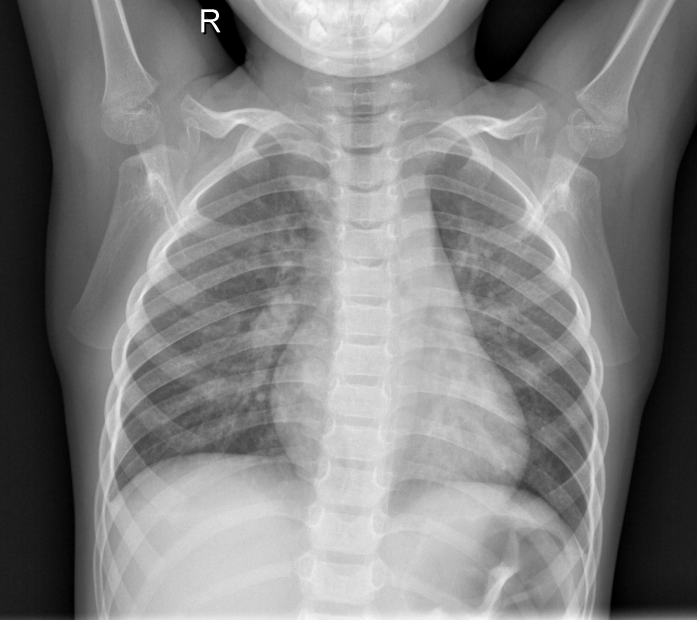
#> input picture images/normal_xray.jpeg, 2090 x 1858 px (shown at 1/3 size)
$ jupyter execute Minor_Assignment_1.ipynb
#> lines starting #> are read from the running program, lines starting #| are printed output that depends on the picture
[cell 1]
import numpy as np
import matplotlib.pyplot as plt
from skimage import io, color
from skimage.transform import resize
from collections import defaultdict
import time
import math
from scipy import ndimage

class UnionFind:
    """Union-Find data structure for component management[cite: 78]."""
    def __init__(self, num_elements):
        self.parent = np.arange(num_elements)
        self.size = np.ones(num_elements, dtype=int)
        # Tracks Int(C), the maximum weight in the component's MST
        self.max_weight = np.zeros(num_elements, dtype=float)

    def find(self, i):
        # Path compression for efficiency
        if self.parent[i] == i:
            return i
        self.parent[i] = self.find(self.parent[i])
        return self.parent[i]

    def union(self, i, j, weight):
        root_i = self.find(i)
        root_j = self.find(j)

        if root_i != root_j:
            # Merge smaller component into larger one
            if self.size[root_i] < self.size[root_j]:
                root_i, root_j = root_j, root_i

            self.parent[root_j] = root_i
            self.size[root_i] += self.size[root_j]
            # The edge causing the merge is the new maximum weight in the MST
            self.max_weight[root_i] = weight

def load_and_preprocess_image(filepath, target_size=(128, 128)):
    """Loads, converts to grayscale, and resizes the medical image"""
    img = io.imread(filepath)
    if len(img.shape) >= 3:
        img = color.rgb2gray(img)

    # Resize to prevent excessive computation time
    img_resized = resize(img, target_size, anti_aliasing=True)
    # Ensure intensity values are in [0, 255] [cite: 23]
    return (img_resized * 255).astype(np.uint8)

def build_graph(image):
    """Constructs the graph representation of the input image ."""
    m, n = image.shape
    edges = []

    # Connect 4-neighbor pixels [cite: 25]
    for i in range(m):
        for j in range(n):
            current_node = i * n + j

            # Edge to the right neighbor
            if j < n - 1:
                right_node = i * n + (j + 1)
                # w(e) = |I(i,j) - I(k,l)| [cite: 39-40]
                weight = abs(float(image[i, j]) - float(image[i, j + 1]))
                edges.append((weight, current_node, right_node))

            # Edge to the bottom neighbor
            if i < m - 1:
                bottom_node = (i + 1) * n + j
                weight = abs(float(image[i, j]) - float(image[i + 1, j]))
                edges.append((weight, current_node, bottom_node))

    return edges, m, n

def segment_image(image, k=150):
    """Applies modified Kruskal's algorithm for segmentation """
    start_time = time.time()

    edges, m, n = build_graph(image)
    num_pixels = m * n
    uf = UnionFind(num_pixels)

    # Sort edges by weight in non-decreasing order
    edges.sort(key=lambda x: x[0])

    for weight, u, v in edges:
        root_u = uf.find(u)
        root_v = uf.find(v)

        if root_u != root_v:
            # Adaptive thresholding tau(C) = k / |C|
            tau_u = k / uf.size[root_u]
            tau_v = k / uf.size[root_v]

            # Merging criterion threshold
            if weight <= min(uf.max_weight[root_u] + tau_u, uf.max_weight[root_v] + tau_v):
                uf.union(root_u, root_v, weight)

    computation_time = time.time() - start_time
    return uf, m, n, computation_time

def denoise_image(image, uf, m, n):
    """Implements denoising through segment means [cite: 32, 56-58, 81-85]."""
    denoised_image = np.zeros_like(image, dtype=float)
    segment_sums = defaultdict(float)

    # Compute sum of intensities per segment
    for i in range(m):
        for j in range(n):
            node = i * n + j
            root = uf.find(node)
            segment_sums[root] += image[i, j]

    # Replace pixel values with segment means
    for i in range(m):
        for j in range(n):
            node = i * n + j
            root = uf.find(node)
            denoised_image[i, j] = segment_sums[root] / uf.size[root]

    return denoised_image

def calculate_metrics(original, denoised, uf, m, n, comp_time):
    """Evaluates performance using appropriate metrics """
    unique_segments = len(set(uf.find(i) for i in range(m * n)))
    mse = np.mean((original.astype(float) - denoised.astype(float)) ** 2)

    if mse == 0:
        psnr = float('inf')
    else:
        max_pixel = 255.0
        psnr = 20 * math.log10(max_pixel / math.sqrt(mse))

    print(f"Number of Segments generated: {unique_segments}")
    print(f"Computation Time:   {comp_time:.4f} seconds")
    print(f"Mean Squared Error: {mse:.4f}")
    print(f"PSNR:               {psnr:.2f} dB")
    print("-" * 30)

def visualize_results(original, denoised, uf, m, n, title_prefix=""):
    """Visualizes the segmentation and denoising results."""
    segment_map = np.zeros((m, n))
    segment_sizes = []

    root_to_label = {}
    current_label = 1

    for i in range(m):
        for j in range(n):
            node = i * n + j
            root = uf.find(node)
            if root not in root_to_label:
                root_to_label[root] = current_label
                current_label += 1
                segment_sizes.append(uf.size[root])
            segment_map[i, j] = root_to_label[root]

    fig, axes = plt.subplots(2, 2, figsize=(12, 10))
    fig.suptitle(f"{title_prefix} Results", fontsize=16)

    axes[0, 0].imshow(original, cmap='gray')
    axes[0, 0].set_title('Original Image')
    axes[0, 0].axis('off')

    axes[0, 1].imshow(segment_map, cmap='nipy_spectral')
    axes[0, 1].set_title('Segmentation Boundaries')
    axes[0, 1].axis('off')

    axes[1, 0].imshow(denoised, cmap='gray')
    axes[1, 0].set_title('Denoised Image')
    axes[1, 0].axis('off')

    axes[1, 1].hist(segment_sizes, bins=50, color='blue', alpha=0.7)
    axes[1, 1].set_title('Segment Distribution Histogram')
    axes[1, 1].set_xlabel('Segment Size (pixels)')
    axes[1, 1].set_ylabel('Frequency')

    plt.tight_layout()
    plt.show()

# ==========================================
# MAIN EXECUTION BLOCK
# ==========================================
if __name__ == "__main__":

    image_paths = {
        "Normal Lung": "images/normal_xray.jpeg",
        "Viral Pneumonia": "images/viral_pneumonia.jpeg",
        "Bacterial Pneumonia": "images/bacterial_pneumonia.jpeg"
    }


    k_parameter = 300

    for label, path in image_paths.items():
        print(f"Processing: {label}")
        try:
            # 1. Load and preprocess [cite: 70]
            img = load_and_preprocess_image(path, target_size=(128, 128))
#> in load_and_preprocess_image, img is the input picture: shape (1858, 2090); min 0, max 255, mean 128.9
#> in load_and_preprocess_image, `img_resized = resize(img, target_size, anti_aliasing=True)`:
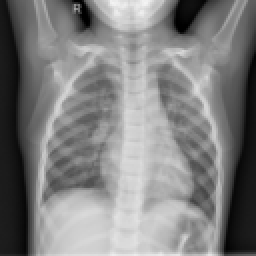
#> img_resized: shape (128, 128) float64 (shown 2 times larger); min 6.55e-06, max 0.959, mean 0.506

            # 2. MST Segmentation [cite: 31, 76]
            uf_structure, h, w, time_taken = segment_image(img, k=k_parameter)
#> after the loop in build_graph, `for i in range(m):`: edges = 32512 items
#> in segment_image, `edges, m, n = build_graph(image)`: m = 128
#> in segment_image, `num_pixels = m * n`: num_pixels = 16384
#> the loop in segment_image, `for weight, u, v in edges:` made 32512 passes
#> (u, v, root_u, root_v, tau_u, tau_v, root_i in union, root_j in union) on passes 1 to 12: (0, 128, 0, 128, 300, 300, 0, 128), (1, 2, 1, 2, 300, 300, 1, 2), (13, 141, 13, 141, 300, 300, 13, 141), (19, 147, 19, 147, 300, 300, 19, 147), (38, 39, 38, 39, 300, 300, 38, 39), (39, 40, 38, 40, 150, 300, 38, 40), (55, 183, 55, 183, 300, 300, 55, 183), (56, 57, 56, 57, 300, 300, 56, 57), (61, 62, 61, 62, 300, 300, 61, 62), (70, 198, 70, 198, 300, 300, 70, 198), (78, 79, 78, 79, 300, 300, 78, 79), (91, 219, 91, 219, 300, 300, 91, 219)
#> (root_u, root_v, tau_u, tau_v) on passes 61 to 66: (130, 514, 100, 300), (394, 522, 300, 300), (398, 526, 300, 300), (143, 527, 100, 300), (402, 530, 300, 300), (404, 532, 300, 300)
#> h = 128; w = 128; time_taken = 0.731

            # 3. Denoising [cite: 32, 81]
            denoised_img = denoise_image(img, uf_structure, h, w)
#> after the loop in denoise_image, `for i in range(m):`: segment_sums = 282 items
#> after the loop in denoise_image, `for i in range(m):`:
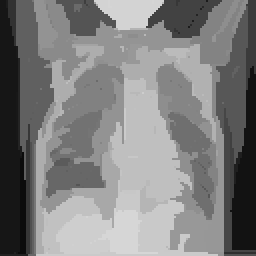
#> denoised_image: shape (128, 128) float64 (shown 2 times larger); min 12.59, max 214.6, mean 128.4

            # 4. Evaluation and Visualization [cite: 33, 34, 86]
            calculate_metrics(img, denoised_img, uf_structure, h, w, time_taken)
#> in calculate_metrics, `mse = np.mean((original.astype(float) - denoised.astype(float)) ** 2)`: mse = 407.2
#> in calculate_metrics, `psnr = 20 * math.log10(max_pixel / math.sqrt(mse))`: psnr = 22.03
#| Number of Segments generated: 282
#| Computation Time:   0.7312 seconds
#| Mean Squared Error: 407.2409
#| PSNR:               22.03 dB
            visualize_results(img, denoised_img, uf_structure, h, w, title_prefix=label)
#> after the loop in visualize_results, `for i in range(m):`:
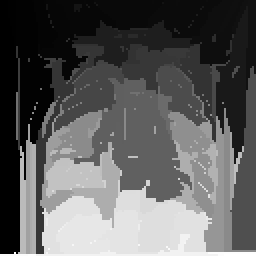
#> segment_map: shape (128, 128) float64 (shown 2 times larger); min 1, max 282, mean 103.7; drawn with min black and max white
#> after the loop in visualize_results, `for i in range(m):`: current_label = 283; root_to_label = 282 items; segment_sizes = 282 values, max 1411 at index 106, min 1 at index 4, mean 58.1
#> in visualize_results, `plt.show()`:
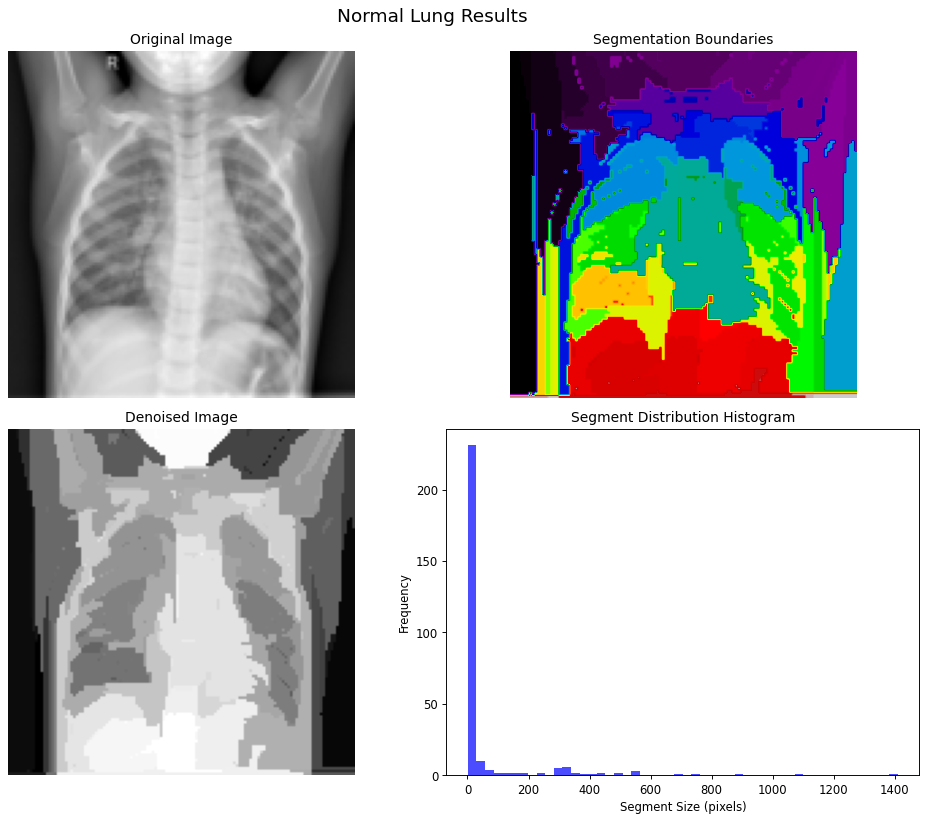
#> figure drawn by matplotlib, 4 panels; panel 4: tallest bar 231 high, from x = 1 to 29.2

        except FileNotFoundError:
            print(f"Could not find the file at {path}. Please update the file path.")
            print("-" * 30)
#> pass 2 of the loop `for label, path in image_paths.items():`:
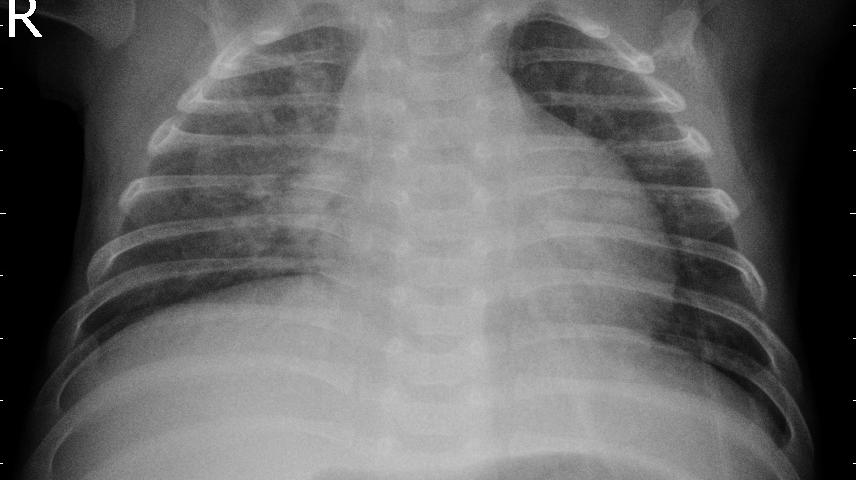
#> input picture images/viral_pneumonia.jpeg, 856 x 480 px
#> in load_and_preprocess_image, img is the input picture: shape (480, 856); min 0, max 255, mean 102
#> in load_and_preprocess_image (call 2), `img_resized = resize(img, target_size, anti_aliasing=True)`:
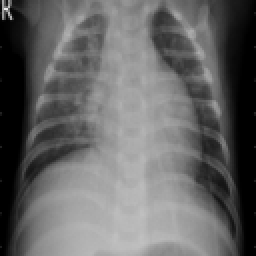
#> img_resized: shape (128, 128) float64 (shown 2 times larger); min 0, max 0.917, mean 0.4
#> the loop in segment_image (call 2), `for weight, u, v in edges:` made 32512 passes
#> (u, v, root_u, root_v, tau_u, root_i in union, root_j in union) on passes 1 to 8: (6, 134, 6, 134, 300, 6, 134), (8, 9, 8, 9, 300, 8, 9), (26, 154, 26, 154, 300, 26, 154), (27, 28, 27, 28, 300, 27, 28), (35, 36, 35, 36, 300, 35, 36), (37, 165, 37, 165, 300, 37, 165), (38, 166, 38, 166, 300, 38, 166), (42, 170, 42, 170, 300, 42, 170)
#> the loop in denoise_image (call 2), `for i in range(m):` made 128 passes
#| Number of Segments generated: 218
#| Computation Time:   0.4014 seconds
#| Mean Squared Error: 254.8476
#| PSNR:               24.07 dB
#> in visualize_results (call 2), `plt.show()`:
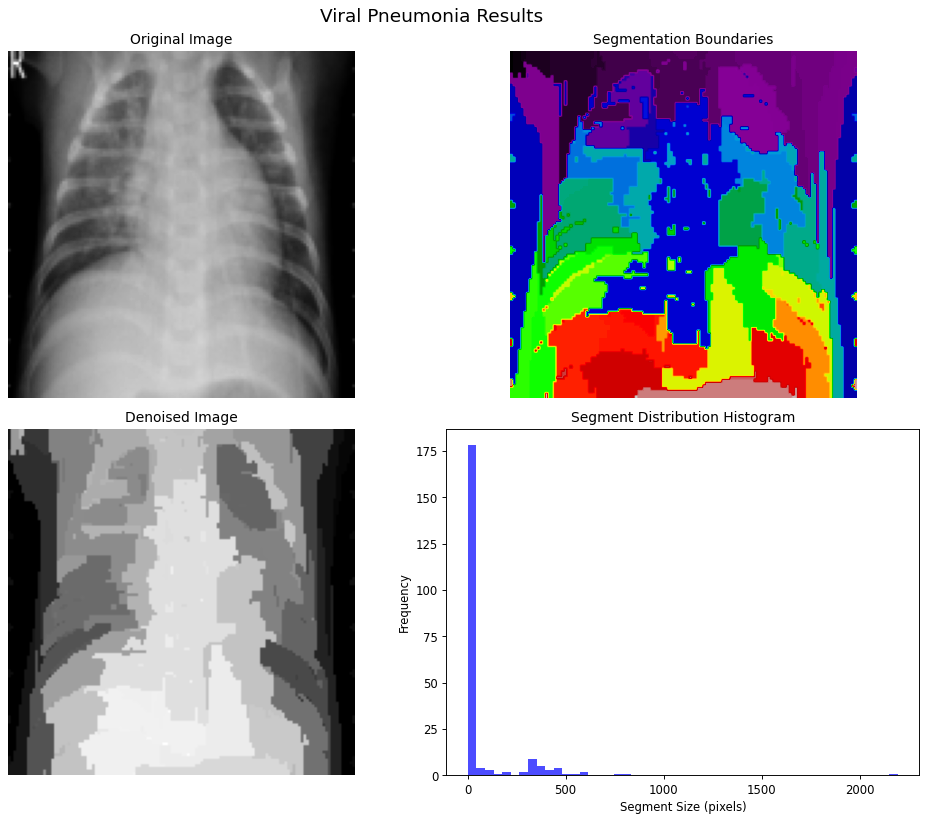
#> figure drawn by matplotlib, 4 panels; panel 4: tallest bar 178 high, from x = 1 to 44.9
#> pass 3 of the loop `for label, path in image_paths.items():`:
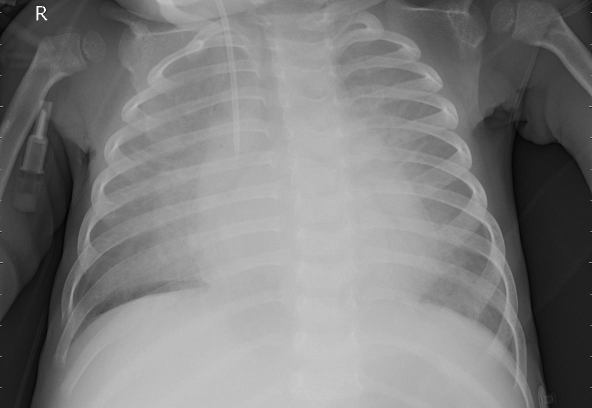
#> input picture images/bacterial_pneumonia.jpeg, 1184 x 816 px (shown at 1/2 size)
#> in load_and_preprocess_image, img is the input picture: shape (816, 1184); min 0, max 255, mean 125.2
#> in load_and_preprocess_image (call 3), `img_resized = resize(img, target_size, anti_aliasing=True)`:
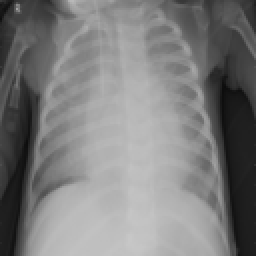
#> img_resized: shape (128, 128) float64 (shown 2 times larger); min 0.0491, max 0.783, mean 0.491
#| Number of Segments generated: 216
#| Computation Time:   0.4591 seconds
#| Mean Squared Error: 203.0189
#| PSNR:               25.06 dB
#> in visualize_results (call 3), `plt.show()`:
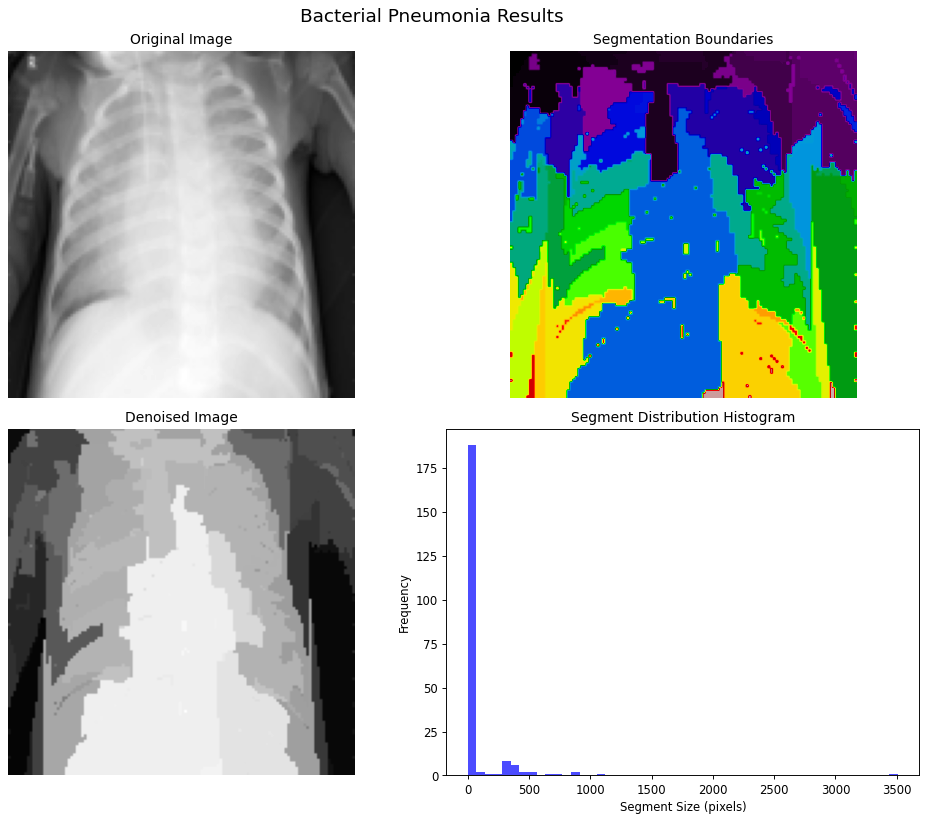
#> figure drawn by matplotlib, 4 panels; panel 4: tallest bar 188 high, from x = 1 to 71.18
